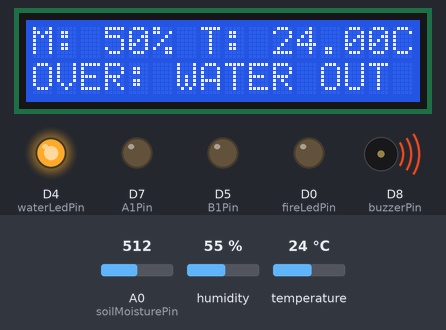
Simulated run of this sketch. Board: ESP8266 (NodeMCU). Shown: 16×2 character LCD, output pins drawn as LEDs (lit = HIGH), buzzer (waves = sounding, pin HIGH). The inputs (shaded band) are chosen by the test bench; at power-on: temperature 24 °C, A0 (soilMoisturePin) = 512, humidity 55 %. What the sketch prints to the serial monitor is not drawn.

Above: at 1.2 s.
1.3 s: temperature set to 33 °C
At 3.1 s:
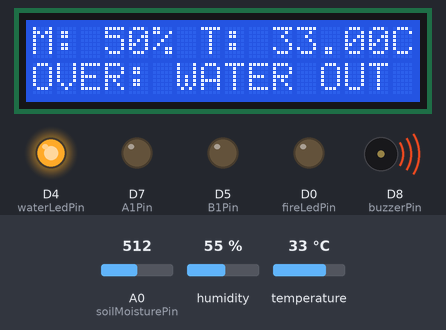
4.1 s: temperature set to 36 °C
At 5.2 s:
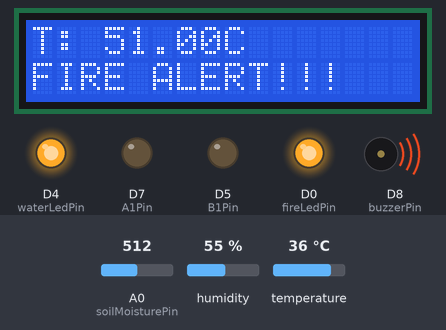
6.9 s: temperature set to 12 °C
At 8.7 s:
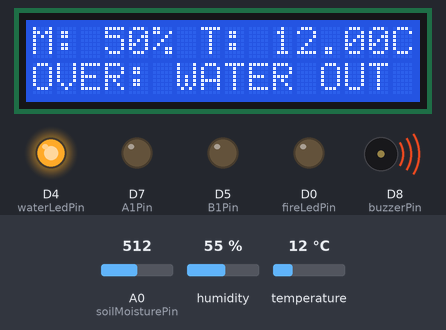
9.8 s: A0 (soilMoisturePin) set to 639
At 11.1 s:
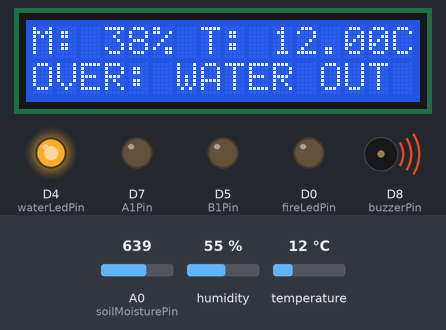
12.6 s: A0 (soilMoisturePin) set to 667
At 15.7 s:
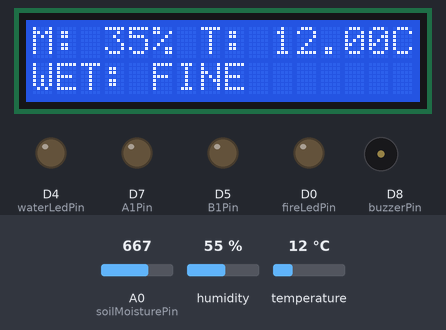
16.0 s: A0 (soilMoisturePin) set to 733
At 17.0 s:
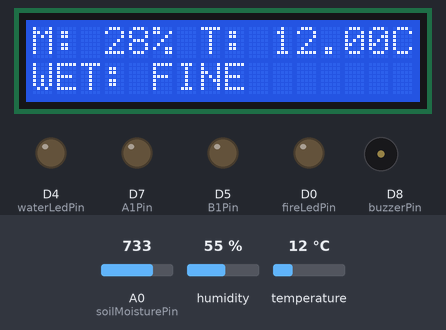
18.8 s: A0 (soilMoisturePin) set to 764
Timing chart, 0 to 22.1 s (numbered marks = the images above; inputs shaded):
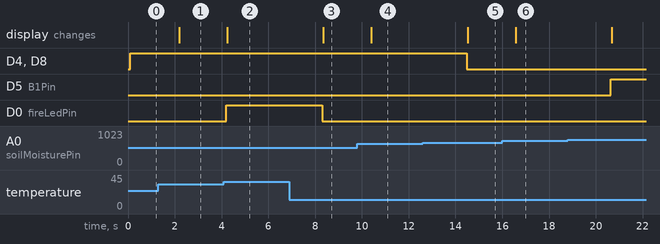

The sketch:

monitor.ino
```cpp
//SMART AGRICULTURE SYSTEM
//LCD Screen libraries
#include <Wire.h>
#include <LiquidCrystal_I2C.h>
#include <DHT.h>  // DHT Sensor Library

//initialize LCD Screen
LiquidCrystal_I2C lcd(0x27, 16, 2);   // 16 Columns and 2 rows

// Pin Definitions
const int soilMoisturePin = A0;   // HW-103 analog output
const int fireLedPin = D0;        // Fire Status as RED LED
const int buzzerPin = D8;         // adding buzzer
const int waterLedPin = D4;       // Excess Water indicator as GREEN LED
const int B1Pin = D5;          // Controls motor driver B1 Pin
const int A1Pin = D7;          // A1 Pin
#define DHTPin D6
#define DHTTYPE DHT11
DHT dht(DHTPin, DHTTYPE);

const int dryVal = 750;   // ADC reading considered dry for irrigation
const int wetVal = 650;   // ADC reading considered for excess water


void setup() {
  Serial.begin(115200);           // Initialize Serial Monitor

  pinMode(soilMoisturePin, INPUT);
  pinMode(fireLedPin, OUTPUT);
  pinMode(buzzerPin, OUTPUT);   // Optional buzzer setup
  pinMode(waterLedPin, OUTPUT);
  pinMode(B1Pin, OUTPUT);
  pinMode(A1Pin, OUTPUT);

  lcd.init();        // Initialize LCD
  lcd.backlight();   // Turn on backlight
  lcd.clear();        //clear LCD

  digitalWrite(fireLedPin, LOW);
  digitalWrite(buzzerPin, LOW);
  digitalWrite(waterLedPin, LOW);
  dht.begin(); //  DHT sensor intialization
  digitalWrite(B1Pin, LOW); // Pump OFF initially
  digitalWrite(A1Pin, LOW);
}

void loop() {
  int moistureValue = analogRead(soilMoisturePin);  // Read soil moisture
  // Convert ADC to moisture %
  // Map the full ADC range to percentage
  // Invert logic: high ADC = dry → 0%, low ADC = wet → 100%
  int moisturePercent = map(moistureValue, 0, 1024, 100, 0);
  moisturePercent = constrain(moisturePercent, 0, 100);
  float humidity = dht.readHumidity();
  float temperature = dht.readTemperature();
  float demoTemperature = temperature + 15;
  int fireTemperature = 50;
  String status = "";

  // Check for failed readings
  if (isnan(humidity) || isnan(temperature)) {
    Serial.println("DHT Sensor Error!");
    lcd.clear();
    lcd.setCursor(0, 0);
    lcd.print("DHT Error");
  }

  // Fire Alert over Moisture alert [More Priority]
  if (demoTemperature >= fireTemperature) {
    status = "FIRE ALERT!!!";
    digitalWrite(fireLedPin, HIGH);
    digitalWrite(buzzerPin, HIGH);
    lcd.clear();
    lcd.setCursor(0, 0);
    lcd.print("T: ");
    lcd.print(demoTemperature);
    lcd.print("C");
    lcd.setCursor(0, 1);
    lcd.print(status);
  }

  else {
    digitalWrite(fireLedPin, LOW);
    //LCD Status display
    // Optional: future buzzer logic
    if (moistureValue > dryVal) {
      status = "DRY: WATER IN";
      digitalWrite(B1Pin, HIGH); // Turn ON pump -> WATER IN
      digitalWrite(A1Pin, LOW);
      Serial.println("Relay ON");
      digitalWrite(waterLedPin, LOW);
      digitalWrite(buzzerPin, LOW);

    }
    else if (moistureValue < wetVal) {
      status = "OVER: WATER OUT";
      //digitalWrite(B1Pin, LOW); // Turn ON pump -> WATER OUT [opposite direction]
      //digitalWrite(A1Pin, HIGH);
      digitalWrite(B1Pin, LOW); // Pump OFF
      digitalWrite(A1Pin, LOW);
      digitalWrite(waterLedPin, HIGH);
      digitalWrite(buzzerPin, HIGH);
    }
    else {
      status = "WET: FINE";
      digitalWrite(B1Pin, LOW); // Pump OFF
      digitalWrite(A1Pin, LOW);
      Serial.println("Relay OFF");
      digitalWrite(waterLedPin, LOW);  // LED off
      digitalWrite(buzzerPin, LOW);
    }
    //output on LCD display
    lcd.clear();
    lcd.setCursor(0, 0);    //col,row
    lcd.print("M: ");
    lcd.print(moisturePercent);
    lcd.print("% ");
    lcd.print("T: ");
    lcd.print(temperature);
    lcd.print("C ");
    lcd.print("%");
    lcd.setCursor(0, 1);
    lcd.print(status);

  }

  //output on console
  Serial.print("ADC: ");
  Serial.print(moistureValue);
  Serial.print(" → Moisture: ");
  Serial.print(moisturePercent);
  Serial.print("% → ");
  Serial.println(status);
  Serial.print("Temp: ");
  Serial.print(temperature);
  Serial.print("°C, Humidity: ");
  Serial.print(humidity);
  Serial.println("%");

  delay(2000); // 2-second interval

}
```

Measured:
- the behaviour switches between 34 and 35 °C on temperature (found by bisection; images 1 and 2)
- the behaviour switches between 649 and 650 on A0 (soilMoisturePin) (found by bisection; images 4 and 5)
- after the input at 1.3 s, the display: changes after 0.89 s (image 1)
- after the input at 4.1 s, D0 (fireLedPin): LOW → HIGH after 0.11 s; the display: changes after 0.13 s (image 2)
- after the input at 6.9 s, D0 (fireLedPin): HIGH → LOW after 1.4 s; the display: changes after 1.4 s (image 3)
- after the input at 9.8 s, the display: changes after 0.60 s (image 4)
- after the input at 12.6 s, D4 (waterLedPin), D8 (buzzerPin): HIGH → LOW after 1.9 s; the display: changes after 1.9 s (image 5)
- after the input at 16.0 s, the display: changes after 0.57 s (image 6)
- after the input at 18.8 s, D5 (B1Pin): LOW → HIGH after 1.8 s
